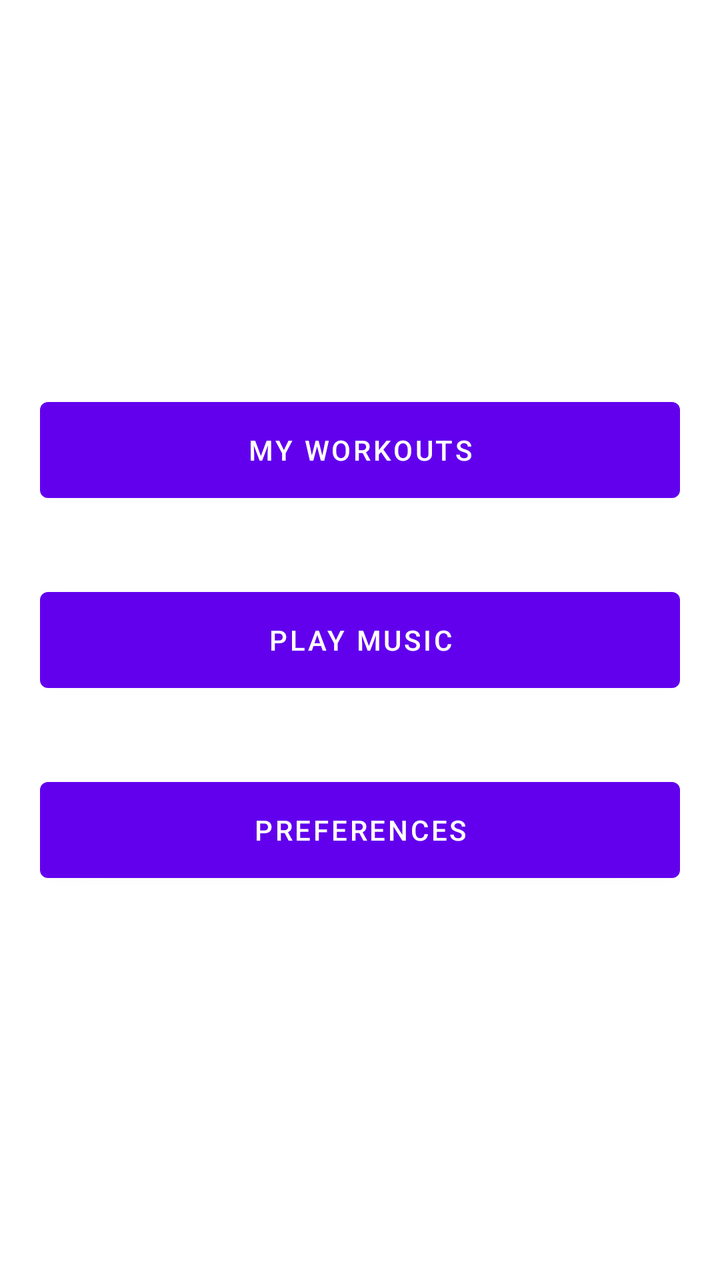
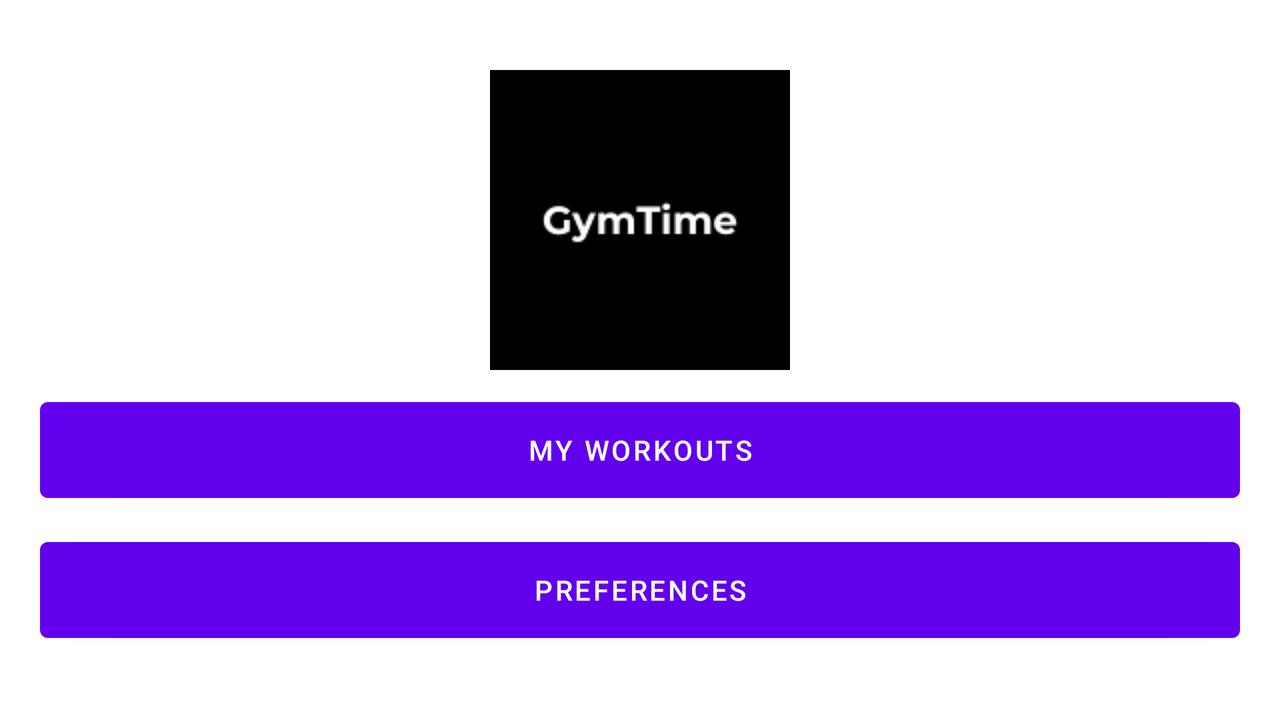

One screen, two layout resources from the same app: the default and the repository's alternative for another configuration. Each is rendered where Android would select it; the XML of both is given below.
<!-- AndroidManifest.xml: application theme Theme.GymTime -->
<!-- res/layout/home_layout.xml -->
<?xml version="1.0" encoding="utf-8"?>
<LinearLayout xmlns:android="http://schemas.android.com/apk/res/android"
    android:layout_width="match_parent"
    android:layout_height="match_parent"
    android:gravity="center"
    xmlns:tools="http://schemas.android.com/tools"
    tools:context=".ui.home_screen.HomeFragment"
    android:orientation="vertical">

    <Button
        android:id="@+id/workouts_button"
        android:layout_width="match_parent"
        android:layout_height="60dp"
        android:layout_marginHorizontal="20dp"
        android:layout_marginBottom="35dp"
        android:text="My Workouts" />

    <Button
        android:id="@+id/music_button"
        android:layout_width="match_parent"
        android:layout_height="60dp"
        android:layout_marginBottom="35dp"
        android:layout_marginHorizontal="20dp"
        android:text="Play music" />

    <Button
        android:id="@+id/preferences_btn"
        android:layout_width="match_parent"
        android:layout_height="60dp"
        android:layout_marginHorizontal="20dp"
        android:text="Preferences" />
</LinearLayout>
<!-- resources referenced by this layout -->
<resources>
  <style name="Theme.GymTime" parent="Base.Theme.GymTime" />
  <style name="Base.Theme.GymTime" parent="Theme.MaterialComponents.DayNight">
          
  
      </style>
</resources>
<!-- res/layout-land/home_layout.xml (the repository's variant of the layout above) -->
<!-- drawn on the phone turned sideways -->
<?xml version="1.0" encoding="utf-8"?>
<LinearLayout xmlns:android="http://schemas.android.com/apk/res/android"
    android:layout_width="match_parent"
    android:layout_height="match_parent"
    android:gravity="center"
    xmlns:tools="http://schemas.android.com/tools"
    tools:context=".ui.home_screen.HomeFragment"
    android:orientation="vertical">

    <ImageView
        android:layout_width="150dp"
        android:layout_height="150dp"
        android:src="@drawable/gym_time"
        android:layout_marginBottom="10dp"/>

    <Button
        android:id="@+id/workouts_button"
        android:layout_width="match_parent"
        android:layout_height="60dp"
        android:layout_marginHorizontal="20dp"
        android:layout_marginBottom="10dp"
        android:text="@string/my_workouts" />

    <Button
        android:id="@+id/preferences_btn"
        android:layout_width="match_parent"
        android:layout_height="60dp"
        android:layout_marginHorizontal="20dp"
        android:text="@string/preferences" />
</LinearLayout>
<!-- resources referenced by the variant -->
<!-- as the phone turned sideways resolves them -->
<resources>
  <!-- drawable gym_time: png bitmap (drawable, 3840 bytes) -->
  <string name="my_workouts">My Workouts</string>
  <string name="preferences">Preferences</string>
  <style name="Theme.GymTime" parent="Base.Theme.GymTime" />
  <style name="Base.Theme.GymTime" parent="Theme.MaterialComponents.DayNight">
          
  
      </style>
</resources>
